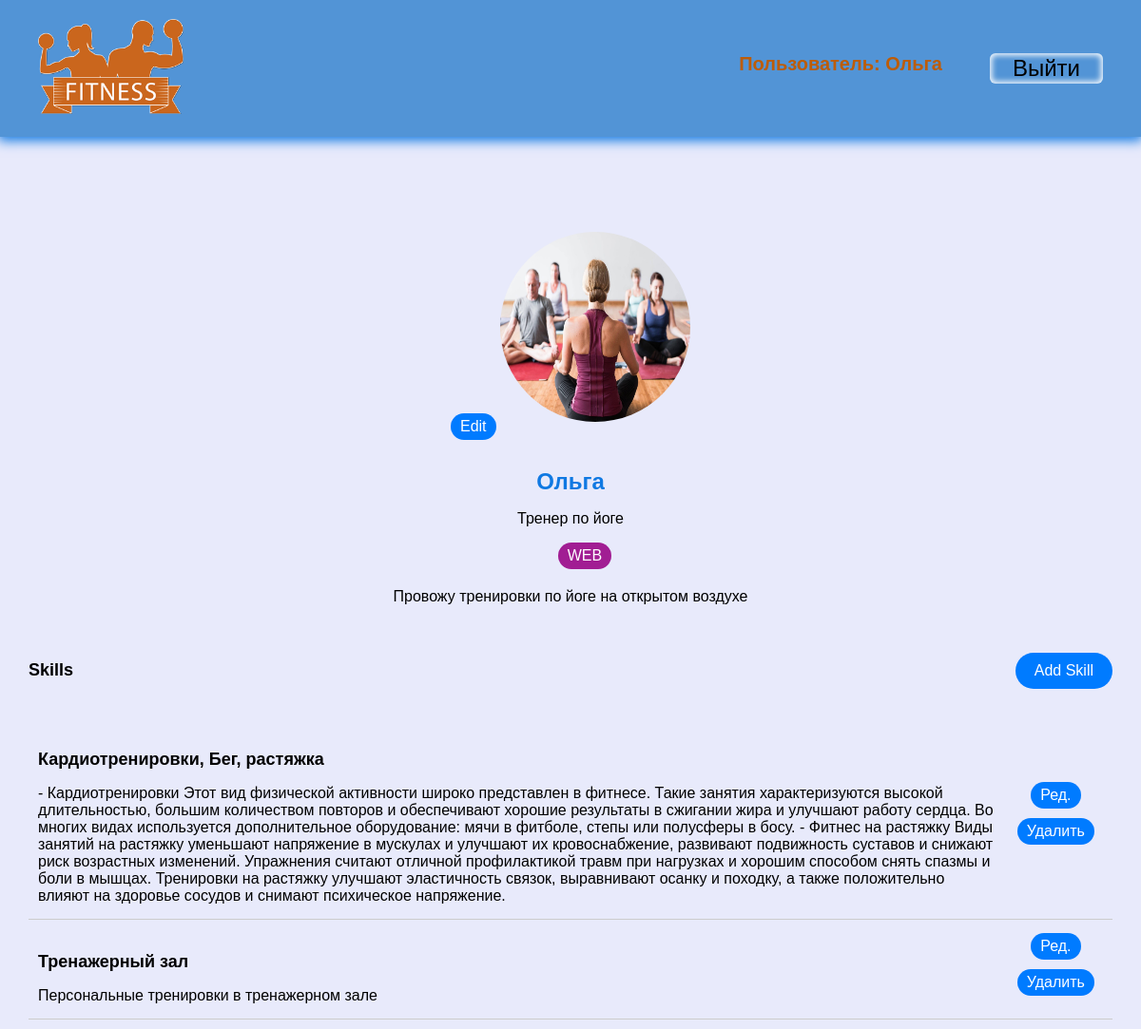
/account/ (signed in), run on the app's committed database.
### fitness/models.py (models this page shows, shortened)
class Profile(models.Model):
    user = models.OneToOneField(User, on_delete=models.CASCADE, null=True, blank=True)
    name = models.CharField(max_length=200, null=True, blank=True)
    email = models.EmailField(max_length=200, null=True, blank=True)
    username = models.CharField(max_length=200, null=True, blank=True)
    short_info = models.CharField(max_length=200, null=True, blank=True)
    bio = models.TextField(null=True, blank=True)
    profile_image = models.ImageField(upload_to="profiles/", default="profiles/user-default.png")
    social_inst = models.CharField(max_length=200, null=True, blank=True)
    social_vk = models.CharField(max_length=200, null=True, blank=True)
    social_web = models.CharField(max_length=200, null=True, blank=True)
    created = models.DateTimeField(auto_now_add=True)

class Skill(models.Model):
    owner = models.ForeignKey(Profile, on_delete=models.CASCADE, blank=True, null=True)
    name = models.CharField(max_length=200, blank=True, null=True)
    description = models.TextField(blank=True, null=True)
    created = models.DateTimeField(auto_now_add=True)

### fitness/views.py (the view)
# urls.py: path('account/', views.user_account, name='account'),
@login_required(login_url='loginuser')
def user_account(request):
    prof = request.user.profile
    skills = prof.skill_set.all()
    context = {
        'profile': prof,
        'skills': skills,
    }
    return render(request, 'fitness/account.html', context)

### fitness/templates/fitness/account.html (shortened to what this page needs)
{% extends 'fitness/base.html' %}
{% block content %}
<main>
    <div class="container">
        <div class="layout">
            <a class="tag tag--pill tag--main settings__btn" href="{% url 'edit-account' %}"> Edit</a>
            <img src="{{ profile.profile_image.url }}" alt="">
            <h2>{{ profile.name }}</h2>
            <p>{{ profile.short_info }}</p>
            <ul>
                {% if profile.social_web %}
                <li>
                    <a title="WEB" href="{{ profile.social_web }}" target="_blank">WEB</a>
                </li>
                {% endif %}
            </ul>
            <p>
               {{ profile.bio }}
            </p>
        </div>
    </div>
    <div class="settings">
        <h3 class="settings__title">Skills</h3>
        <a class="tag tag--pill tag--sub settings__btn tag--lg" href="{% url 'create-skill' %}"> Add Skill</a>
    </div>
    <table class="settings__table">
        {% for skill in skills %}
        <tr>
            <td class="settings__tableInfo">
                <h4>{{ skill.name }}</h4>
                <p>
                    {{ skill.description }}
                </p>
            </td>
            <td class="settings__tableActions">
                <a class="tag tag--pill tag--main settings__btn" href="{% url 'update-skill' skill.id %}"> Ред.</a>
                <a class="tag tag--pill tag--main settings__btn" href="{% url 'delete-skill' skill.id %}">
                    Удалить</a>
            </td>
        </tr>
        {% endfor %}
    </table>
</main>
{% endblock %}

### fitness/templates/fitness/base.html (shortened to what this page needs)
<!DOCTYPE html>
{% load static %}
<html lang="en">
<head>
    <link rel="stylesheet" href="{% static 'css/style.css' %}">
</head>
<body>
{% if user.is_authenticated %}
<div class="menu">
    <div class="wrap">
        <div class="logo">
            <img src="{% static 'skills/fit.png' %}" alt="">
        </div>
        <ul>
            <li class="logo">Пользователь: {{ user.username }}</li>
            <li>
              <form action="{% url 'logoutuser' %}" method="post">
                <button class="top">Выйти</button>
              </form>
            </li>
        </ul>
    </div>
</div>
{% endif %}
<div class="content">
    <div class="wrap">
      {% block content %}
      {% endblock %}
    </div>
</div>
</body>
</html>

### fitness/static/css/style.css (style rules this page uses)
body { padding: 0; margin: 0; background-color: rgb(232, 234, 251); font-family: Verdana, Geneva, Tahoma, sans-serif; }
a { text-decoration: none; color: black; }
.wrap { max-width: 1200px; margin: 0 auto; padding: 10px 30px; box-sizing: border-box; }
.menu { background: #5294d6; padding: 10px; box-shadow: 0 2px 12px 2px #1079e2; }
.menu .wrap { display: flex; flex-wrap: wrap; justify-content: space-between; align-items: center; }
.menu ul { display: flex; list-style: none; font-size: 20px; }
.menu li { margin-left: 50px; }
img { height: 100px; }
.logo { font-weight: bold; color: rgb(189, 92, 7); }
.content { margin: 0 auto; }
.content .wrap { display: flex; flex-direction: column; align-items: center; justify-content: center; margin-top: 40px; }
h1, h2 { color: #1079e2; }
button { border-radius: 6px; box-shadow: inset 0 0 6px 2px #fff; padding: 10px 40px; margin-top: 40px; font-size: 24px; cursor: pointer; }
.top { padding: 2px 24px; margin-top: 0; background: transparent; border: none; color: black; }
.container { display: flex; justify-content: center; align-items: center; flex-direction: column; margin-top: 50px; }
.layout { text-align: center; margin-bottom: 20px; }
.tag--pill { display: inline-block; padding: 5px 10px; border-radius: 20px; text-decoration: none; background-color: #007bff; color: #fff; margin-bottom: 10px; }
.layout img { width: 200px; height: 200px; border-radius: 50%; margin-bottom: 10px; }
.layout h2 { font-size: 24px; margin-bottom: 10px; }
.layout p { margin-bottom: 10px; }
.layout ul { list-style-type: none; margin-bottom: 10px; }
.layout ul li { display: inline-block; margin-right: 10px; }
.layout ul li a { display: block; padding: 5px 10px; border-radius: 20px; text-decoration: none; background-color: #a11d93; color: #fff; }
.layout p:last-child { margin-top: 20px; margin-bottom: 20px; }
.settings { text-align: center; margin-bottom: 20px; display: flex; justify-content: space-between; align-items: baseline; }
.settings__title { font-size: 18px; margin-bottom: 10px; }
.tag--lg { font-size: 16px; padding: 10px 20px; border-radius: 20px; margin-bottom: 10px; }
.settings__table { width: 100%; border-collapse: collapse; }
.settings__table td { padding: 10px; border-bottom: 1px solid #ccc; }
.settings__table td h4 { font-size: 18px; margin-bottom: 5px; }
.settings__table td p { margin-bottom: 5px; }
.settings__tableActions { text-align: center; }
.settings__tableActions a { display: inline-block; padding: 5px 10px; border-radius: 20px; text-decoration: none; background-color: #007bff; color: #fff; margin-right: 5px; }

### data on the page
Profile: profile_image (picture), name "Ольга", short_info "Тренер по йоге", bio "Провожу тренировки по йоге на открытом воздухе"
Skill: name "Кардиотренировки, Бег, растяжка", description "- Кардиотренировки Этот вид физической активности широко представлен в фитнесе. Такие занятия характеризуются высокой длительностью, большим количеством повторов и обеспечивают хорошие результаты в сжигании жира и улучшают работу сердца. Во многих видах используется дополнительное оборудование: мячи в фитболе, степы или полусферы в босу. - Фитнес на растяжку Виды занятий на растяжку уменьшают напряжение в мускулах и улучшают их кровоснабжение, развивают подвижность суставов и снижают риск возрастных изменений. Упражнения считают отличной профилактикой травм при нагрузках и хорошим способом снять спазмы и боли в мышцах. Тренировки на растяжку улучшают эластичность связок, выравнивают осанку…"
Skill: name "Тренажерный зал", description "Персональные тренировки в тренажерном зале"

### other printed values
{{ user.username }} "Ольга"
